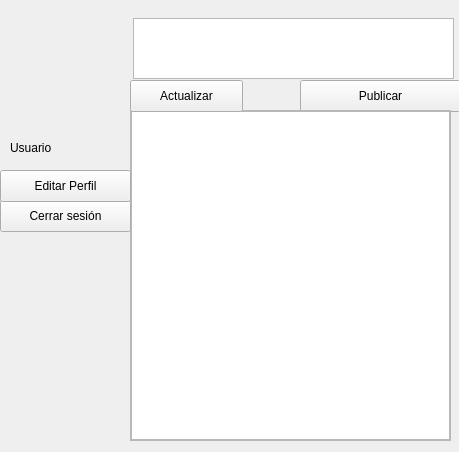
<?xml version="1.0" encoding="UTF-8"?>
<ui version="4.0">
 <class>StatusWindow</class>
 <widget class="QWidget" name="StatusWindow">
  <property name="geometry">
   <rect>
    <x>0</x>
    <y>0</y>
    <width>459</width>
    <height>452</height>
   </rect>
  </property>
  <property name="minimumSize">
   <size>
    <width>459</width>
    <height>452</height>
   </size>
  </property>
  <property name="windowTitle">
   <string>Form</string>
  </property>
  <widget class="QTextEdit" name="messageText">
   <property name="geometry">
    <rect>
     <x>133</x>
     <y>18</y>
     <width>321</width>
     <height>61</height>
    </rect>
   </property>
  </widget>
  <widget class="QPushButton" name="publishButton">
   <property name="geometry">
    <rect>
     <x>300</x>
     <y>80</y>
     <width>161</width>
     <height>32</height>
    </rect>
   </property>
   <property name="text">
    <string>Publicar</string>
   </property>
  </widget>
  <widget class="QScrollArea" name="scrollArea">
   <property name="geometry">
    <rect>
     <x>130</x>
     <y>110</y>
     <width>321</width>
     <height>331</height>
    </rect>
   </property>
   <property name="widgetResizable">
    <bool>true</bool>
   </property>
   <widget class="QWidget" name="scrollAreaWidgetContents">
    <property name="geometry">
     <rect>
      <x>0</x>
      <y>0</y>
      <width>319</width>
      <height>329</height>
     </rect>
    </property>
    <widget class="QListWidget" name="messagesListWidget">
     <property name="geometry">
      <rect>
       <x>0</x>
       <y>0</y>
       <width>319</width>
       <height>329</height>
      </rect>
     </property>
     <property name="horizontalScrollBarPolicy">
      <enum>Qt::ScrollBarAlwaysOff</enum>
     </property>
    </widget>
   </widget>
  </widget>
  <widget class="QLabel" name="userLabel">
   <property name="geometry">
    <rect>
     <x>10</x>
     <y>140</y>
     <width>111</width>
     <height>16</height>
    </rect>
   </property>
   <property name="text">
    <string>Usuario</string>
   </property>
  </widget>
  <widget class="QPushButton" name="closeButton">
   <property name="geometry">
    <rect>
     <x>0</x>
     <y>200</y>
     <width>131</width>
     <height>32</height>
    </rect>
   </property>
   <property name="text">
    <string>Cerrar sesión</string>
   </property>
  </widget>
  <widget class="QLabel" name="imageLabel">
   <property name="geometry">
    <rect>
     <x>10</x>
     <y>20</y>
     <width>111</width>
     <height>111</height>
    </rect>
   </property>
   <property name="text">
    <string/>
   </property>
   <property name="scaledContents">
    <bool>true</bool>
   </property>
  </widget>
  <widget class="QPushButton" name="refreshButton">
   <property name="geometry">
    <rect>
     <x>130</x>
     <y>80</y>
     <width>113</width>
     <height>32</height>
    </rect>
   </property>
   <property name="text">
    <string>Actualizar</string>
   </property>
  </widget>
  <widget class="QPushButton" name="editButton">
   <property name="geometry">
    <rect>
     <x>0</x>
     <y>170</y>
     <width>131</width>
     <height>32</height>
    </rect>
   </property>
   <property name="text">
    <string>Editar Perfil</string>
   </property>
  </widget>
 </widget>
 <resources/>
 <connections/>
</ui>
